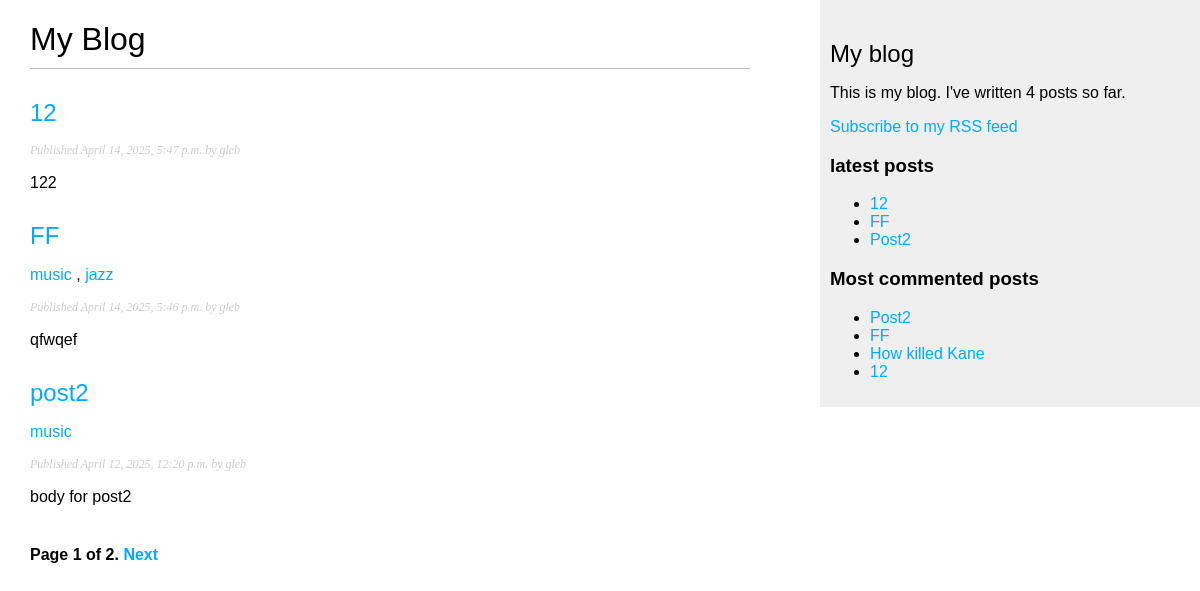
The page /blog/ on the database as committed earlier.
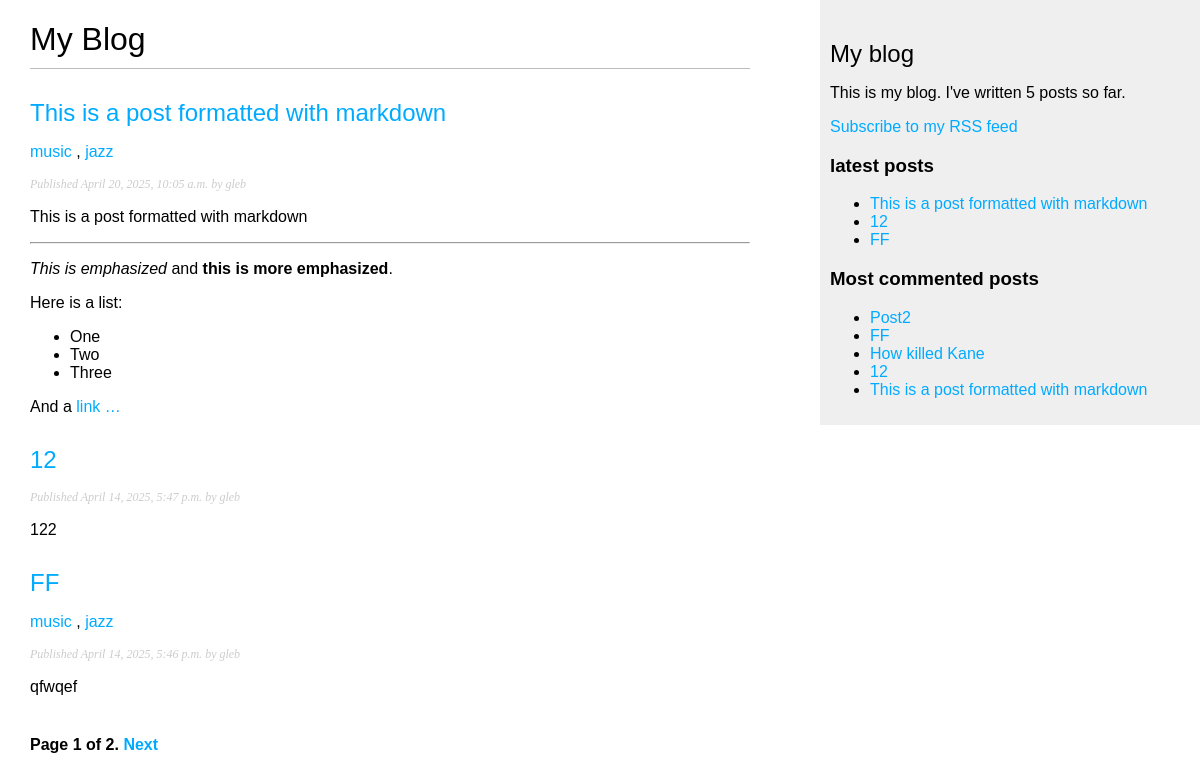
The same page on the database as committed later.
### blog/models.py (models this page shows, shortened)
class Post(models.Model):
    tags = TaggableManager()
    class Status(models.TextChoices):
        DRAFT = 'DF', 'Draft'
        PUBLISHED = 'PB', 'Published'
    title = models.CharField(max_length=200)
    slog = models.CharField(max_length=200, unique_for_date='publish')
    body = models.TextField()
    author = models.ForeignKey(settings.AUTH_USER_MODEL, on_delete=models.CASCADE, related_name='blog_posts')
    publish = models.DateTimeField(default=timezone.now)
    created = models.DateTimeField(auto_now_add=True)
    updated = models.DateTimeField(auto_now=True)
    status = models.CharField(max_length=2, choices=Status, default=Status.DRAFT)
    objects = models.Manager()
    published = PublishManager()
    class Meta:
        ordering = ['-publish']
        indexes = [
            models.Index(fields=['-publish']),
        ]
    def get_absolute_url(self):
        return reverse('blog:post_detail', args=[self.publish.year, self.publish.month, self.publish.day, self.slog])

### blog/views.py (the view)
# urls.py: path('', views.post_list, name='post_list'),
def post_list(request, slug_tag=None):
    post_list = Post.published.all()
    tag = None
    if slug_tag:
        tag = get_object_or_404(Tag, slug=slug_tag)
        post_list = post_list.filter(tags__in=[tag])
    paginator = Paginator(post_list,3)
    page_list = request.GET.get('page', 1)
    try:
        posts = paginator.page(page_list)
    except PageNotAnInteger:
        posts = paginator.page(1)
    except EmptyPage:
        posts = paginator.page(paginator.num_pages)
    return render(request, 'blog/post/list.html', {'posts': posts, 'tag':tag})

### blog/models.py (called while the page is built)
    def get_queryset(self):
        return super().get_queryset().filter(status=Post.Status.PUBLISHED)

### blog/templatetags/blog_tags.py (called while the page is built)
@register.simple_tag()
def total_posts():
    return Post.published.count()

@register.inclusion_tag('blog/post/latest_posts.html')
def show_latest_posts(count=5):
    latest_posts = Post.published.all().order_by('-publish')[:count]
    return {'latest_posts': latest_posts}

@register.simple_tag()
def get_most_commented_posts(count=5):
    return Post.published.annotate(
        total_comments=Count('comment')).order_by('-total_comments')[:count]

@register.filter(name='markdown')
def markdown_form(text):
    return mark_safe(markdown.markdown(text))

### blog/templates/blog/post/list.html (shortened to what this page needs)
{% extends "blog/base.html" %}
{% load blog_tags %}
{% block content %}
  <h1>My Blog</h1>
  {% for post in posts %}
    <h2>
      <a href="{{ post.get_absolute_url }}">
        {{ post.title }}
      </a>
    </h2>
    <p class="tags">
    {% for tag in post.tags.all %}
        <a href="{% url "blog:post_list_by_tag" tag.slug %}">
          {{ tag.name }}
        </a>{% if not forloop.last %}, {% endif %}
    {% endfor %}
    </p>
    <p class="date">
      Published {{ post.publish }} by {{ post.author }}
    </p>
    {{ post.body|markdown|truncatewords:30 }}
  {% endfor %}
  {% include "pagination.html" with page=posts %}
{% endblock %}

### blog/templates/blog/base.html (shortened to what this page needs)
{% load blog_tags %}
{% load static %}
<!DOCTYPE html>
<html>
<head>
  <link href="{% static "css/blog.css" %}" rel="stylesheet">
</head>
<body>
  <div id="content">
    {% block content %}
    {% endblock %}
  </div>
  <div id="sidebar">
    <h2>My blog</h2>
    <p>This is my blog.
       I've written {% total_posts %} posts so far.
    </p>
    <p>
      <a href="{% url "blog:post_feed" %}">
        Subscribe to my RSS feed
      </a>
    </p>
    <h3>latest posts</h3>
    {% show_latest_posts 3 %}
    <h3>Most commented posts</h3>
    {% get_most_commented_posts as most_commented_posts %}
    <ul>
      {% for post in most_commented_posts %}
        <li>
          <a href="{{ post.get_absolute_url }}">{{ post.title|capfirst }}</a>
        </li>
      {% endfor %}
    </ul>
  </div>
</body>
</html>

### blog/templates/pagination.html (shortened to what this page needs)
<div class="pagination">
  <span class="step-links">
    <span class="current">
      Page {{ page.number }} of {{ page.paginator.num_pages }}.
    </span>
    {% if page.has_next %}
      <a href="?page={{ page.next_page_number }}">Next</a>
    {% endif %}
  </span>
</div>

### blog/templates/blog/post/latest_posts.html
<ul>
  {% for post in latest_posts %}
    <li>
      <a href="{{ post.get_absolute_url }}">{{ post.title|capfirst }}</a>
    </li>
  {% endfor %}
</ul>

### blog/static/css/blog.css (style rules this page uses)
body { margin:0; padding:0; font-family:helvetica, sans-serif; }
a { color:#00abff; text-decoration:none; }
h1 { font-weight:normal; border-bottom:1px solid #bbb; padding:0 0 10px 0; }
h2 { font-weight:normal; margin:30px 0 0; }
#content { float:left; width:60%; padding:0 0 0 30px; }
#sidebar { float:right; width:30%; padding:10px; background:#efefef; height:100%; }
p.date { color:#ccc; font-family: georgia, serif; font-size: 12px; font-style: italic; }
.pagination { margin:40px 0; font-weight:bold; }

Rows that differ between the two databases and show on the page:
no longer on one of the page's lists (row unchanged): Post: title "post2", publish "April 12, 2025, 12:20 p.m.", author "gleb", body "body for post2", title "Post2"
added Post: title "This is a post formatted with markdown", publish "April 20, 2025, 10:05 a.m.", author "gleb", body "This is a post formatted with markdown This is emphasized and this is more emphasized . Here is a list: One Two Three And a link …", Tag (name "music"), Tag (name "jazz")
computed for Post "Post2": loses Tag (name "music")
Other text that changed with them:
text no longer shown: "4"
text now shown: "5"
